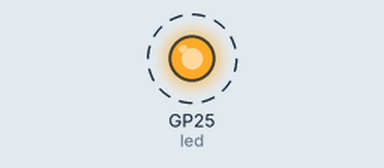
The program below on a simulated Raspberry Pi Pico running MicroPython. Parts: output pins drawn as LEDs (lit = HIGH). Dashed ring = blinking.

Above: at 0.5 s.
Timing chart, 0 to 4.6 s (numbered marks = the images above):
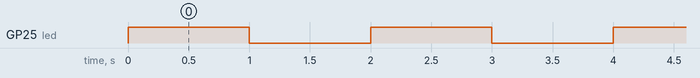

The program:

UART_2__1_.py
```python
import machine
import utime
from machine import Pin,UART
led = machine.Pin("LED", machine.Pin.OUT)
uart = UART(0, baudrate=9600,bits=8,parity=None, tx=Pin(0), rx=Pin(1)                                                                                                                                                                                                                                                                                                                                                                                                                                                                                                                                                                                                                                                                                                                                                                                                                                                                                                                                                                                                                                                                                                                                                                                                                                                                                                                                                                                                                                                                                                                                                                                                                                                                                                                                                                                                                                                                                                                                                                                                                                                                                                                                                                                                                                                                                                                                                                                                                                                                                                                                                                                                                                                                                                                                                                                                                                                                                                                                                                                                                        )
while True:
 led.on()
 uart.write("Telecomunicaciones_UMNG_2025")
 utime.sleep(1)
 led.off()
 utime.sleep(1)


 
```

Measured:
- by itself, GP25 (led): alternates HIGH for 1.0 s and LOW for 1.0 s
